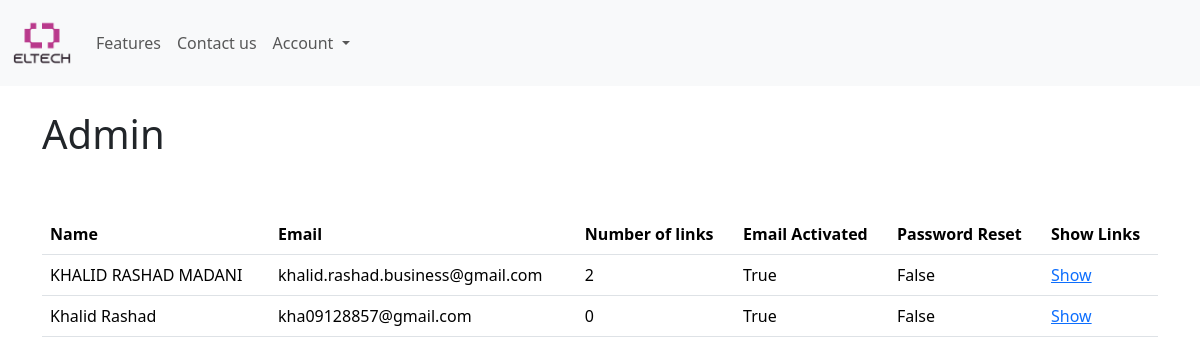
Page /portal/admin (signed in) on the committed database.
### Models_app.py (models this page shows, shortened)
class User(db.Model,UserMixin):
    __tablename__ = 'users'
    id = db.Column(db.Integer,primary_key=True)
    name = db.Column(db.String(100))
    email = db.Column(db.String(100) , unique=True)
    password_hash = db.Column(db.String(500))
    email_confirm = db.Column(db.Boolean , default=False)
    password_reset = db.Column(db.Boolean , default=False)
    is_admin = db.Column(db.Boolean)
    links = db.relationship('Link' , backref='user' , lazy=True)

### Views/Dashboard/admin.py (the view)
@admin_blp.route('/admin',methods=['GET'])
@login_required
def dashboard():
    if current_user.is_admin == False:
        flash('You are not authorized to access this page!' , 'error')
        return redirect(url_for('dashboard.dashboard'))
    if current_user.is_admin == True:
        all_users = db.session.query(User).all()
        all_links = db.session.query(Link).all()
        return render_template('admin.html' , all_users=all_users , all_links=all_links , len=len)

### Models_app.py (called while the page is built)
@login_manager.user_loader
def load_user(user_id):
    return db.session.get(User,user_id) #AdminUser.query.get(user_id)

### app.py (called while the page is built)
@app.before_request
def before_request():
    session.permanent = True
    app.permanent_session_lifetime = timedelta(days=1)
    session.modified = True

### templates/admin.html (shortened to what this page needs)
{% extends "base.html" %}
{% block content %}
<div class="container">
    <br>
    <h1>Admin</h1>
    <br>
</div>
<br>
<div class="container">
    <div class="table-responsive">
        <table class="table table-md align-middle">
            <thead>
                <tr>
                    <th scope="col">Name</th>
                    <th scope="col">Email</th>
                    <th scope="col">Number of links</th>
                    <th scope="col">Email Activated</th>
                    <th scope="col">Password Reset</th>
                    <th scope="col">Show Links</th>
                </tr>
            </thead>
            <tbody>
                {% for user in all_users %}
                <tr>
                    <td >{{user.name}}</td>
                    <td>{{user.email}}</td>
                    <td>{{len(user.links)}}</td>
                    <td>{{user.email_confirm}}</td>
                    <td>{{user.password_reset}}</td>
                    <td><a href="{{url_for('admin.show' , id=user.id )}}">Show</a></td>
                </tr>
                {% endfor %}
            </tbody>
        </table>
    </div>
</div>
{% endblock %}

### rows in the picture
User: name "KHALID RASHAD MADANI", email "khalid.rashad.business@gmail.com", links "2", email_confirm "True", password_reset "False"
User: name "Khalid Rashad", email "kha09128857@gmail.com", links "0", email_confirm "True", password_reset "False"
